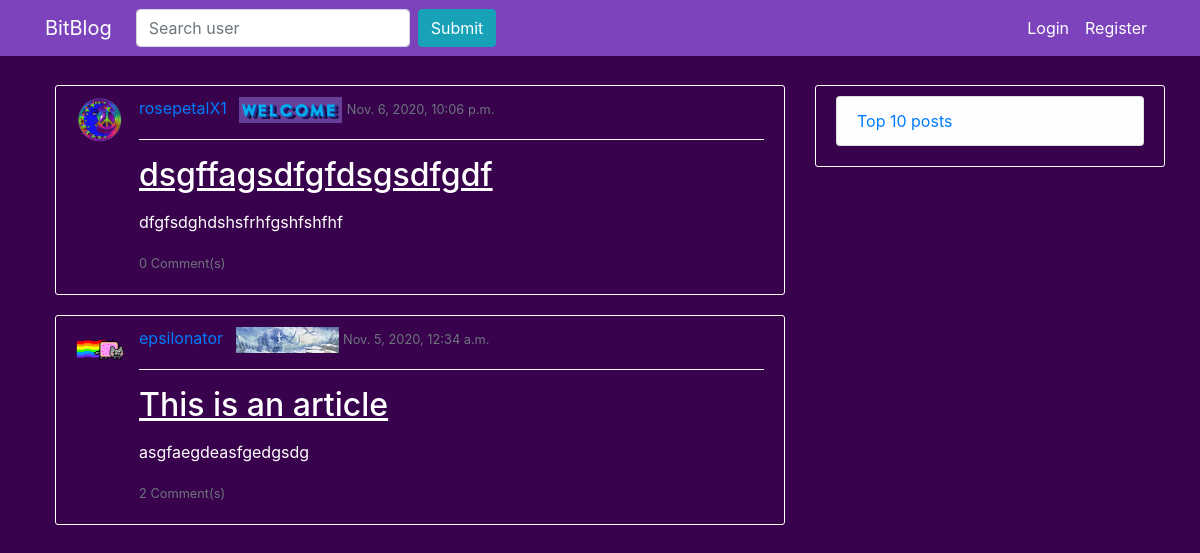
The app's page /, older data.
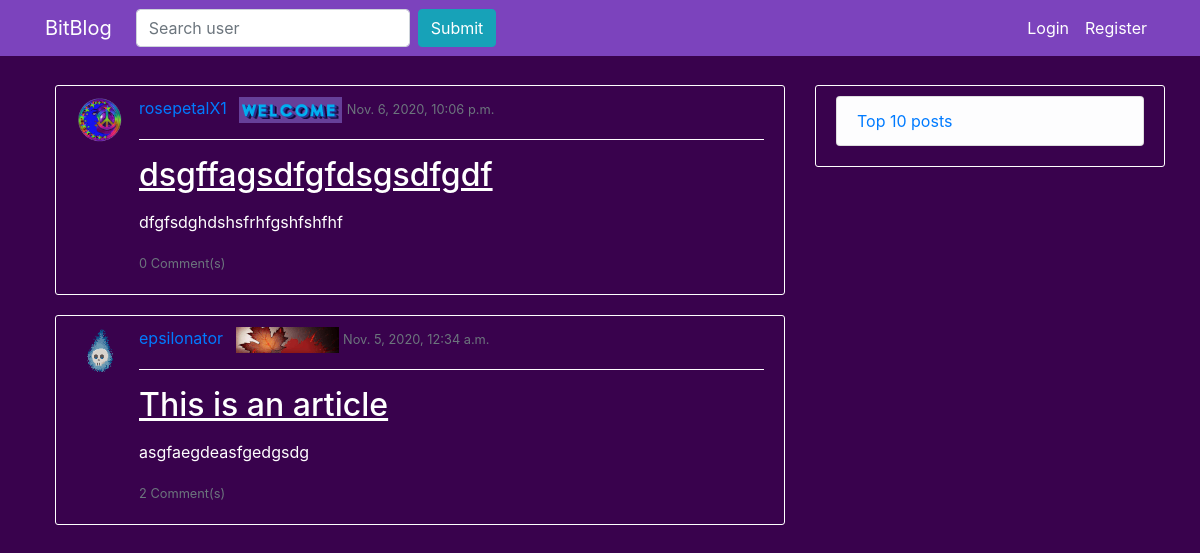
The same page, newer data.
### blog/models.py (models this page shows, shortened)
class BlogPost(models.Model):
	title = models.CharField(max_length = 50)
	content = RichTextField()
	post_date = models.DateTimeField(default = timezone.now)
	author = models.ForeignKey(User, on_delete = models.CASCADE)
	votes = models.IntegerField(default = 0)

class BlogUser(models.Model):
	user = models.OneToOneField(User, on_delete = models.CASCADE)
	desc = models.TextField(max_length = 250, default = "No description")
	hometown = models.CharField(max_length = 200, default = "Not specified")
	birth_date = models.DateField(null = True, blank = True)
	current_profile_card = models.ForeignKey(ProfileCard, on_delete = models.DO_NOTHING, default = 1)
	current_sigil = models.ForeignKey(Sigil, on_delete = models.DO_NOTHING, default = 1)

class Sigil(models.Model):
	name = models.CharField(unique=True, max_length=50)
	img = models.ImageField(upload_to='sigils')

class ProfileCard(models.Model):
	name = models.CharField(unique = True, max_length = 50)
	img = models.ImageField(upload_to = 'profile_cards')
	img_small = models.ImageField(upload_to = 'profile_cards_small')

### blog/views.py (the view)
# urls.py: path('',  BlogPostListView.as_view(), name = 'blog-home'),
class BlogPostListView(ListView):
	model = BlogPost
	template_name = 'index.html'
	context_object_name = 'posts'
	ordering = ['-post_date']
	paginate_by = 20

### blog/templatetags/custom_tags.py (called while the page is built)
@register.simple_tag
def setvar(val = None):
    return val

### blog/templates/index.html (shortened to what this page needs)
{% extends 'blog/base.html' %}
{% block content %}
	{% for post in posts %}
		<article class="media content-section">
			<img class = "account-img size-48" src="{{ post.author.bloguser.current_sigil.img.url }}">
			<div class="media-body">
				<div class="article-metadata">
					<a class="mr-2" href="{% url 'profile' post.author.username %}">{{ post.author }}</a>
					<img src = "{{ post.author.bloguser.current_profile_card.img_small.url }}">
					<small class="text-muted">{{ post.post_date }}</small>
				</div>
				<hr>
				<h2><a class="article-title" href="{% url 'post' post.id %}">{{ post.title }}</a></h2>
				<p class="article-content">{{ post.content | safe | linebreaks | truncatewords:"100" }}</p>
				<small class="text-muted">{{ post.blogcomment_set.count }} Comment(s)</small>
			</div>
		</article>
	{% endfor %}
{% endblock %}
{% block sidebar %}
	<div class="content-section">
		{% if user.is_authenticated %}
	    	<h3>Welcome {{ user.username }}!</h3>
	    	<ul class="list-group">
	    		<li class="list-group-item list-group-item-light"><a href="">Top 10 posts</a></li>
	        	<li class="list-group-item list-group-item-light"><a href="{% url 'post-create' %}">Create Post</a></li>
	        	<li class="list-group-item list-group-item-light"><a href="{% url 'profile' user.username %}">Check Profile</a></li>
	      	</ul>
      	{% else %}
      		<ul class="list-group">
      			<li class="list-group-item list-group-item-light"><a href="">Top 10 posts</a></li>
      		</ul>
      	{% endif %}
  	</div>
{% endblock %}

Row changes from the older to the newer data that the page shows:
changed through a linked row, BlogPost "This is an article": author.bloguser.current_sigil.img: a different picture; author.bloguser.current_profile_card.img_small: a different picture
